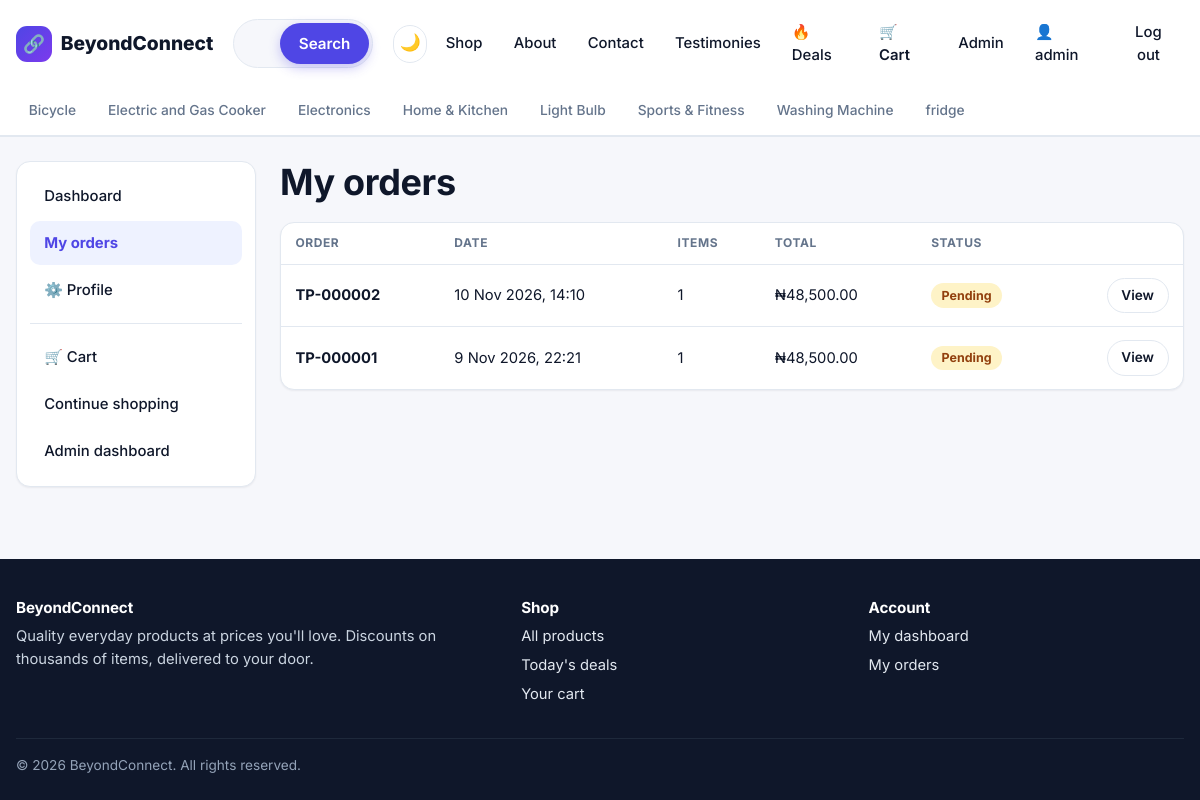
/accounts/orders/ (signed in), run on an earlier commit of the app's database.
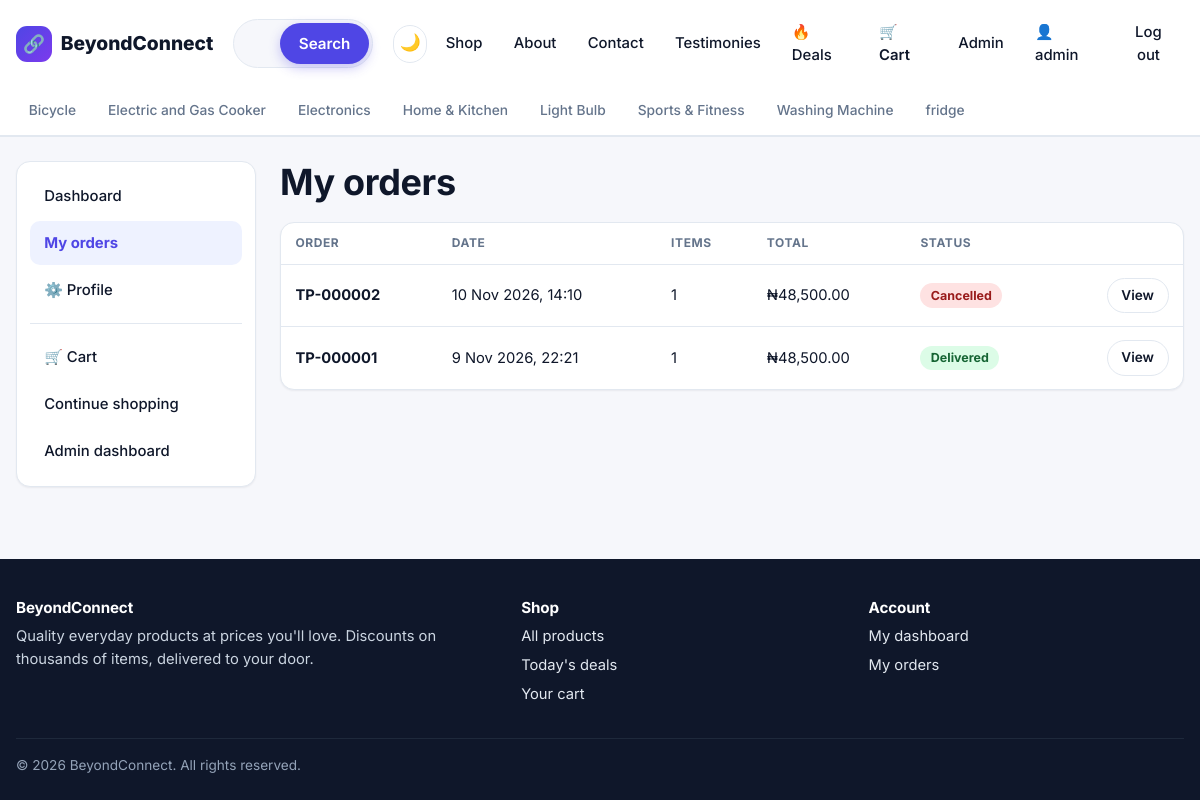
And on a later commit of the database.
### store/models.py (models this page shows, shortened)
class Order(models.Model):
    PENDING, PROCESSING, SHIPPED, DELIVERED, CANCELLED = "pending", "processing", "shipped", "delivered", "cancelled"
    STATUS_CHOICES = [
        (PENDING, "Pending"),
        (PROCESSING, "Processing"),
        (SHIPPED, "Shipped"),
        (DELIVERED, "Delivered"),
        (CANCELLED, "Cancelled"),
    ]
    COD, TRANSFER = "cod", "transfer"
    PAYMENT_CHOICES = [
        (COD, "Crypto Transfer Payment"),
        (TRANSFER, "Bank Transfer Payment"),
    ]
    user = models.ForeignKey(
        settings.AUTH_USER_MODEL, null=True, blank=True, on_delete=models.SET_NULL, related_name="orders"
    )
    full_name = models.CharField(max_length=150)
    email = models.EmailField()
    phone = models.CharField(max_length=30)
    address = models.CharField(max_length=255)
    city = models.CharField(max_length=100)
    notes = models.TextField(blank=True)
    payment_method = models.CharField(max_length=20, choices=PAYMENT_CHOICES, default=COD)
    status = models.CharField(max_length=20, choices=STATUS_CHOICES, default=PENDING)
    subtotal = models.DecimalField(max_digits=12, decimal_places=2, default=0)
    shipping_fee = models.DecimalField(max_digits=10, decimal_places=2, default=0)
    total = models.DecimalField(max_digits=12, decimal_places=2, default=0)
    created_at = models.DateTimeField(auto_now_add=True)
    updated_at = models.DateTimeField(auto_now=True)
    class Meta:
        ordering = ["-created_at"]
    @property
    def reference(self):
        return f"TP-{self.pk:06d}" if self.pk else "TP-new"
    @property
    def status_class(self):
        return f"status-{self.status}"
    @property
    def item_count(self):
        return sum(item.quantity for item in self.items.all())

class OrderItem(models.Model):
    order = models.ForeignKey(Order, on_delete=models.CASCADE, related_name="items")
    product = models.ForeignKey(Product, null=True, blank=True, on_delete=models.SET_NULL, related_name="order_items")
    product_name = models.CharField(max_length=200)
    unit_price = models.DecimalField(max_digits=10, decimal_places=2, help_text="Discounted price at the time of purchase.")
    quantity = models.PositiveIntegerField(default=1)

### accounts/views.py (the view)
# urls.py: path("orders/", views.order_list, name="order_list"),
@login_required
def order_list(request):
    paginator = Paginator(request.user.orders.prefetch_related("items"), 10)
    page = paginator.get_page(request.GET.get("page"))
    return render(request, "accounts/order_list.html", {"page_obj": page})

### store/cart.py (called while the page is built)
    def __len__(self):
        return sum(self.items.values())

### store/context_processors.py (called while the page is built)
def site(request):
    return {
        "SITE_NAME": settings.SITE_NAME,
        "CURRENCY": settings.CURRENCY_SYMBOL,
        "FREE_SHIPPING": Decimal(str(settings.FREE_SHIPPING_THRESHOLD)),
        "cart_count": len(Cart(request)),
        "nav_categories": Category.objects.all()[:8],
    }

### store/models.py (called while the page is built)
    def get_absolute_url(self):
        return reverse("store:category", args=[self.slug])

### store/templatetags/store_extras.py (called while the page is built)
@register.filter
def money(value):
    try:
        amount = Decimal(value)
    except (InvalidOperation, TypeError, ValueError):
        return value
    return f"{settings.CURRENCY_SYMBOL}{amount:,.2f}"

### templates/accounts/order_list.html (shortened to what this page needs)
{% extends "base.html" %}
{% load store_extras %}
{% block content %}
<div class="dash-grid">
  {% include "accounts/_side_nav.html" with section="orders" %}
  <div>
    <h1>My orders</h1>
    <div class="card">
      {% if page_obj.object_list %}
      <div class="table-wrap">
        <table class="table">
          <thead><tr><th>Order</th><th>Date</th><th>Items</th><th>Total</th><th>Status</th><th></th></tr></thead>
          <tbody>
          {% for order in page_obj %}
            <tr>
              <td><strong>{{ order.reference }}</strong></td>
              <td>{{ order.created_at|date:"j M Y, H:i" }}</td>
              <td>{{ order.item_count }}</td>
              <td>{{ order.total|money }}</td>
              <td><span class="status {{ order.status_class }}">{{ order.get_status_display }}</span></td>
              <td class="right"><a class="btn btn-ghost btn-sm" href="{% url 'accounts:order_detail' order.pk %}">View</a></td>
            </tr>
          {% endfor %}
          </tbody>
        </table>
      </div>
      {% else %}
        <div class="empty"><div class="big"></div><p class="muted">No orders yet.</p><a class="btn btn-primary" href="{% url 'store:product_list' %}">Start shopping</a></div>
      {% endif %}
    </div>
  </div>
</div>
{% endblock %}

What changed in the data, as far as the page shows it:
changed Order "TP-000002": status "Pending" → "Cancelled"
changed Order "TP-000001": status "Pending" → "Delivered"
